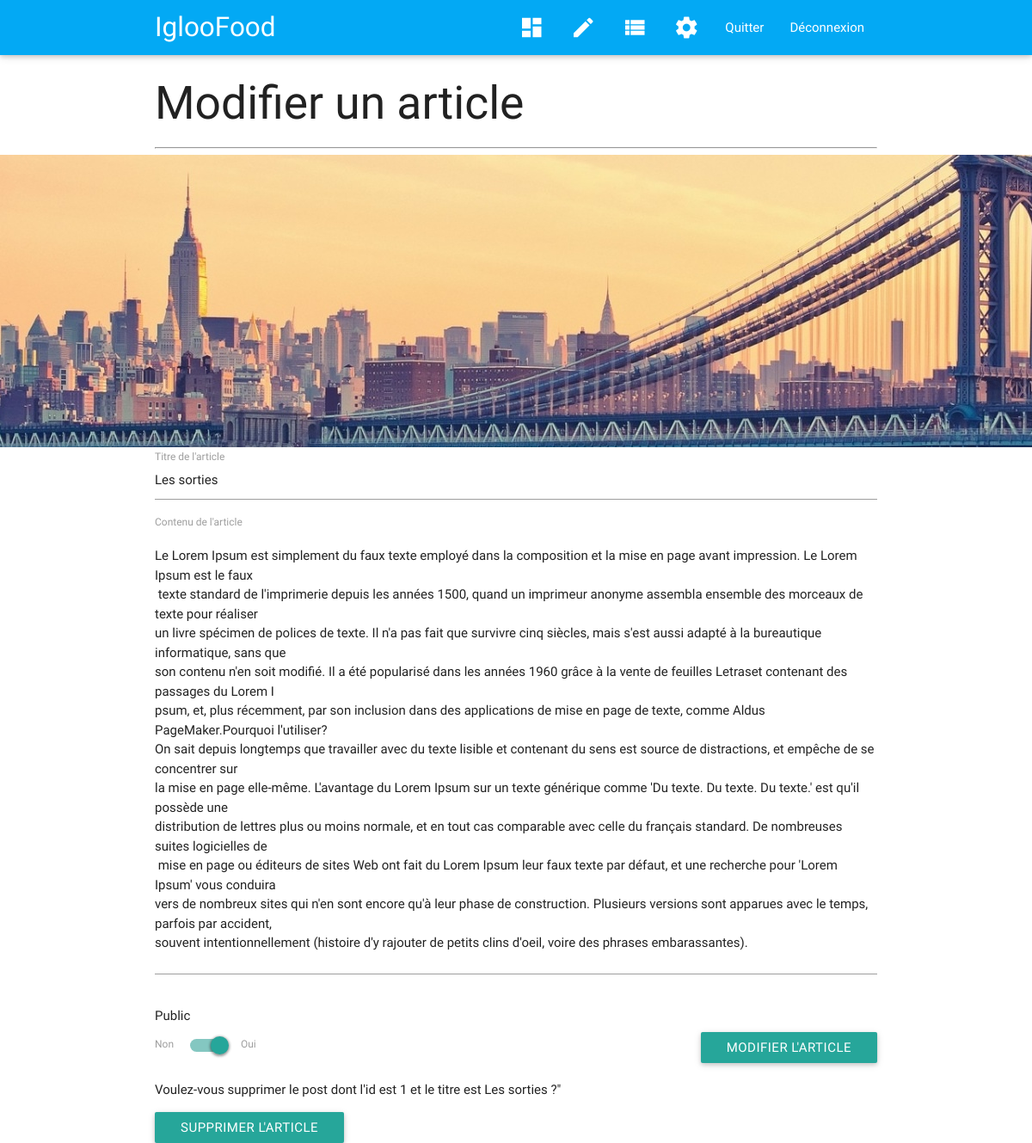
/admin/index.php?page=post&id=111, run on the app's committed database.
### tables this page shows
CREATE TABLE `posts` (
  `id` int(11) NOT NULL,
  `title` varchar(255) NOT NULL,
  `content` text NOT NULL,
  `writer` varchar(255) NOT NULL,
  `image` varchar(255) NOT NULL DEFAULT 'post.png',
  `date` datetime NOT NULL,
  `posted` tinyint(1) NOT NULL DEFAULT 0
);

### admin/pagesFunctions/post.func.php (called while the page is built, shortened)
<?php
    function get_post(){
        global $db;
        $req = $db->query("SELECT * FROM posts INNER JOIN admins ON posts.writer=admins.email WHERE posts.id = '{$_GET['id']}'");
        $result = $req->fetchObject();
        return $result;
    }
?>

### admin/pagesView/post.php (the view, shortened to what this page needs)
<?php
    $post = get_post();
?>
<h2>Modifier un article</h2>
<hr/>
</div>
    <div class="parallax-container">
        <div class="parallax">
            <img src="../img/posts/<?= $post->image ?>" alt="<?= $post->title ?>"/>
        </div>
    </div>
<div class="container">
    <form method="post">
        <div class="row">
            <div class="input-field col s12">
                <input type="text" name="title" id="title" value="<?= $post->title ?>"/>
                <label for="title">Titre de l'article</label>
            </div>
            <div class="input-field col s12">
                <textarea id="content" name="content" class="materialize-textarea"><?= $post->content ?></textarea>
                <label for="content">Contenu de l'article</label>
            </div>
            <div class="col s6">
                <p>Public</p>
                <div class="switch">
                    <label>
                        Non
                        <span class="lever"></span>
                        Oui
                    </label>
                </div>
            </div>
            <div class="col s6 right-align">
                <br/><br/>
                <button type="submit" class="btn" name="update">Modifier l'article</button>
            </div>
        </div>
    </form>
    <p>Voulez-vous supprimer le post dont l'id est <?= $post->id; ?> et le titre est <?= $post->title; ?> ?"</p>
    <form method="post" action="">
        <button type="submit" class="btn" id="submitDelete" name="submitDelete">Supprimer l'article</button>
    </form>

### admin/index.php (shortened to what this page needs)
<?php
    $pagesView = scandir('pagesView/');
    if(isset($_GET['page']) && !empty($_GET['page'])){
        if(in_array($_GET['page'].'.php',$pagesView)){
            $page = $_GET['page'];
        }else{
            $page = "error";
        }
    }else{
        $page = "dashboard";
    }
?>
<!DOCTYPE html>
    <html>
        <head>
            <link type="text/css" rel="stylesheet" href="../css/materialize.css"  media="screen,projection"/>
        </head>
        <body>
            <?php
                include "require/topbar.php";
            ?>
                <div class="container">
            <?php
                include 'pagesView/'.$page.'.php';
            ?>
                </div>
    </body>
</html>

### admin/require/topbar.php (shortened to what this page needs)
<nav class="light-blue">
    <div class="container">
        <div class="nav-wrapper">
            <a href="index.php?page=home" class="brand-logo">IglooFood</a>
            <ul class="right hide-on-med-and-down">
                <li class="<?php echo ($page=="dashboard")?"active" : ""; ?>"><a href="index.php?page=dashboard"><i class="material-icons">dashboard</i></a></li>
                <li class="<?php echo ($page=="write")?"active" : ""; ?>"><a href="index.php?page=write"><i class="material-icons">edit</i></a></li>
                <li class="<?php echo ($page=="list")?"active" : ""; ?>"><a href="index.php?page=list"><i class="material-icons">view_list</i></a></li>
                <li class="<?php echo ($page=="settings")?"active" : ""; ?>"><a href="index.php?page=settings"><i class="material-icons">settings</i></a></li>
                <li><a href="../index.php?page=home">Quitter</a></li>
                <li><a href="index.php?page=logout">Déconnexion</a></li>
            </ul>
        </div>
    </div>
</nav>

### data on the page
posts: image (picture), title "Les sorties", content "Le Lorem Ipsum est simplement du faux texte employé dans la composition et la mise en page avant impression. Le Lorem Ipsum est le faux texte standard de l'imprimerie depuis les années 1500, quand un imprimeur anonyme assembla ensemble des morceaux de texte pour réaliser un livre spécimen de polices de texte. Il n'a pas fait que survivre cinq siècles, mais s'est aussi adapté à la bureautique informatique, sans que son contenu n'en soit modifié. Il a été popularisé dans les années 1960 grâce à la vente de feuilles Letraset contenant des passages du Lorem I psum, et, plus récemment, par son inclusion dans des applications de mise en page de texte, comme Aldus PageMaker.Pourquoi l'utiliser? On…", admins.id "1"
